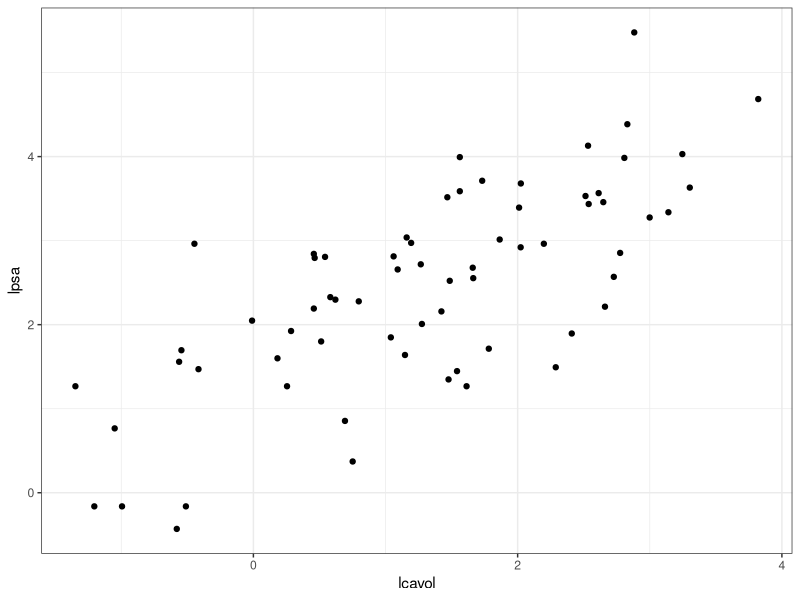
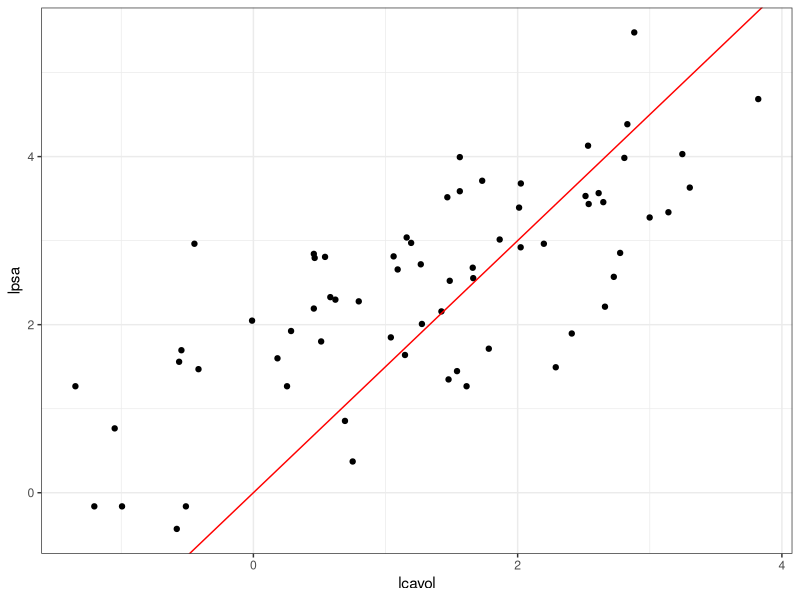
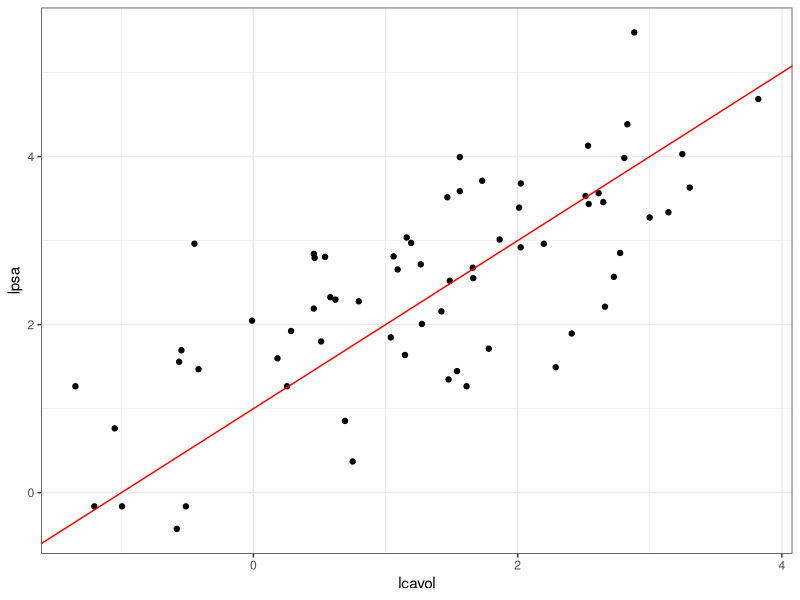
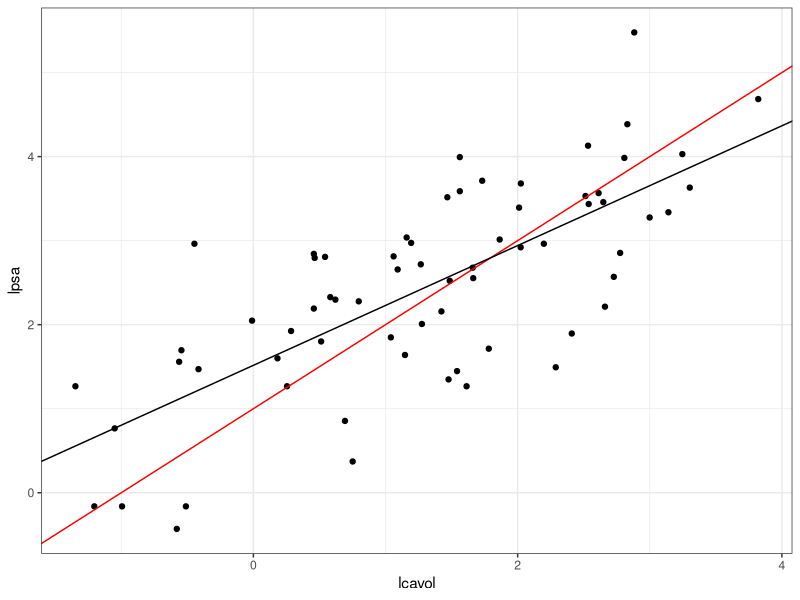
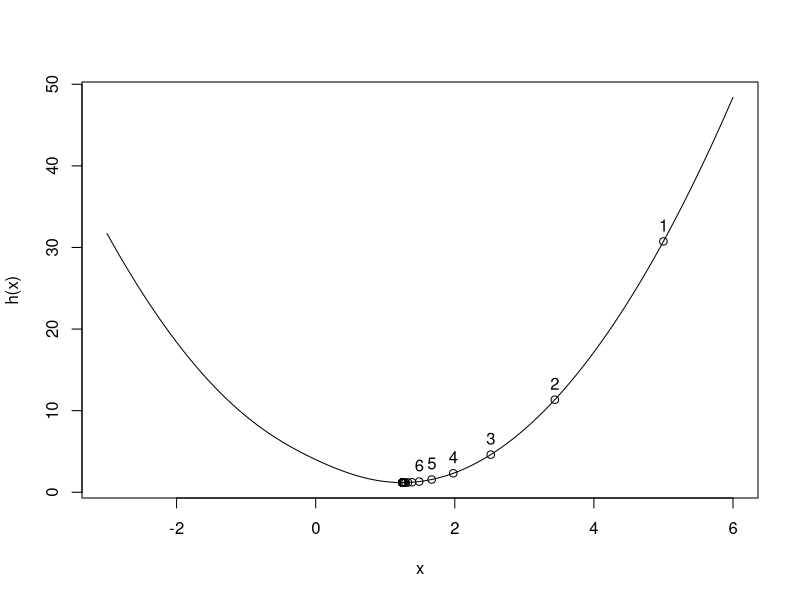
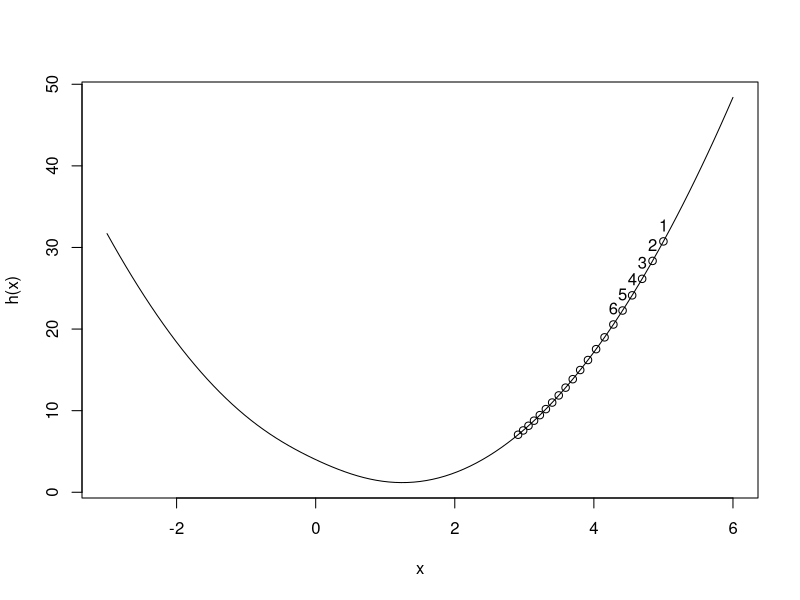
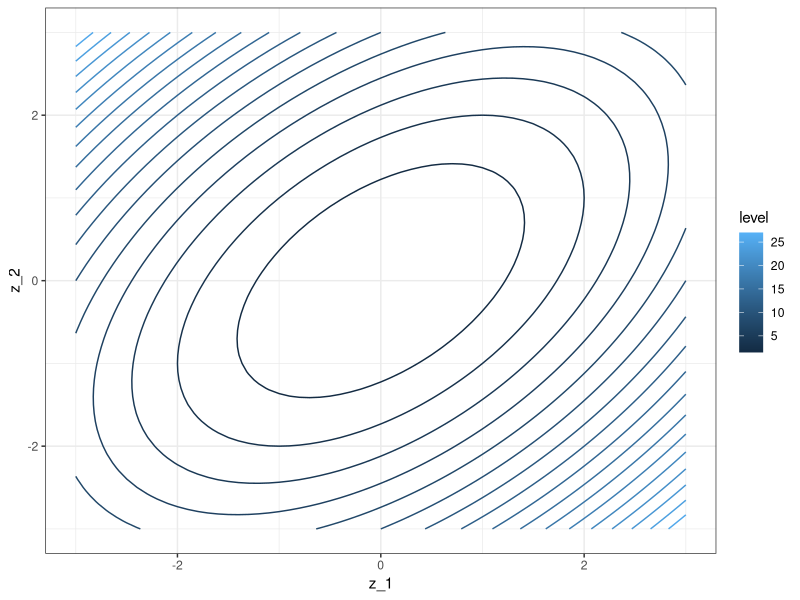
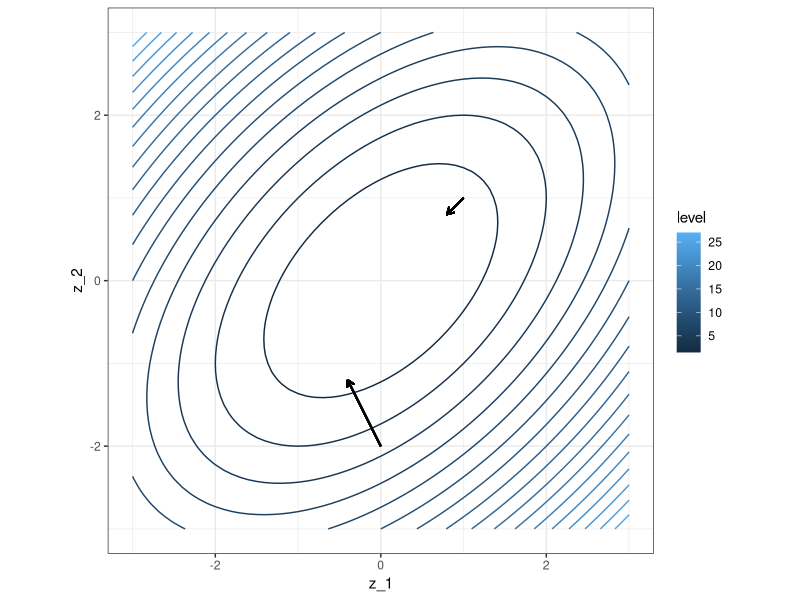

These charts were generated, in order, by the following R code:
## ---- chunk 1
library(ggplot2)
theme_set(theme_bw())
cbbPalette <- c("#000000", "#E69F00", "#56B4E9", "#009E73", "#F0E442", "#0072B2", "#D55E00", "#CC79A7")
## ---- chunk 2
library(readr)
library(dplyr)
library(knitr)
prostata <- read_csv('datos/prostate.csv') %>% select(lcavol, lpsa, train)
kable(head(prostata), format = 'html')
prostata_entrena <- filter(prostata, train)
ggplot(prostata_entrena, aes(x = lcavol, y = lpsa)) + geom_point()
## ---- chunk 3
rss_calc <- function(datos){
  y <- datos$lpsa
  x <- datos$lcavol
  fun_out <- function(beta){
    y_hat <- beta[1] + beta[2]*x
    e <- (y - y_hat)
    rss <- sum(e^2)
    rss
  }
  fun_out
}
## ---- chunk 4
rss <- rss_calc(prostata_entrena)
## ---- chunk 5
beta <- c(0,1.5)
rss(beta)
## ---- chunk 6
ggplot(prostata_entrena, aes(x = lcavol, y = lpsa)) + geom_point() +
  geom_abline(slope = beta[2], intercept = beta[1], col ='red')
## ---- chunk 7
beta <- c(1,1)
rss(beta)
ggplot(prostata_entrena, aes(x = lcavol, y = lpsa)) + geom_point() +
  geom_abline(slope = beta[2], intercept = beta[1], col ='red')
## ---- chunk 8
res_opt <- optim(c(0,0), rss, method = 'BFGS')
beta_hat <- res_opt$par
beta_hat
res_opt$convergence
## ---- chunk 9
ggplot(prostata_entrena, aes(x = lcavol, y = lpsa)) + geom_point() +
  geom_abline(slope = 1, intercept = 1, col ='red') +
  geom_abline(slope = beta_hat[2], intercept = beta_hat[1]) 
  
## ---- chunk 10
 h <- function(x) {
x^2 + (x - 2)^2 - log(x^2 + 1)
 }
## ---- chunk 11
 h_deriv <- function(x) {
  2 * x + 2 * (x - 2) - 2*x/(x^2 + 1)
 }
## ---- chunk 12
z_0 <- 5
eta <- 0.4
descenso <- function(h, h_deriv){
  fun <- function(n, z_0, eta){
    z <- matrix(0,n, length(z_0))
    z[1, ] <- z_0
    for(i in 1:(n-1)){
      z[i+1, ] <- z[i, ] - eta * h_deriv(z[i, ])
    }
    z
  }
  fun
}
descenso_fun <- descenso(h, h_deriv) 
z <- descenso_fun(20, 5, 0.1)
z
## ---- chunk 13
curve(h, -3, 6)
points(z[,1], h(z))
text(z[1:6], h(z[1:6]), pos = 3)
## ---- chunk 14
z <- descenso_fun(20, 5, 0.01)
curve(h, -3, 6)
points(z, h(z))
text(z[1:6], h(z[1:6]), pos = 3)
## ---- chunk 15
z <- descenso_fun(20, 5, 1.5)
z
## ---- chunk 16
h <- function(z) {
  z[1]^2 + z[2]^2 - z[1] * z[2]
}
h_gr <- function(z_1,z_2) apply(cbind(z_1, z_2), 1, h)
grid_graf <- expand.grid(z_1 = seq(-3, 3, 0.1), z_2 = seq(-3, 3, 0.1))
grid_graf <- grid_graf %>%  mutate( val = apply(cbind(z_1,z_2), 1, h))
gr_contour <- ggplot(grid_graf, aes(x = z_1, y = z_2, z = val)) + 
  geom_contour(binwidth = 1.5, aes(colour = ..level..))
gr_contour
## ---- chunk 17
h_grad <- function(z){
  c(2*z[1] - z[2], 2*z[2] - z[1])
}
## ---- chunk 18
grad_1 <- h_grad(c(0,-2))
grad_2 <- h_grad(c(1,1))
eta <- 0.2
#library(grid)
gr_contour +
  geom_segment(aes(x=0.0, xend=0.0-eta*grad_1[1], y=-2,
     yend=-2-eta*grad_1[2]),
    arrow = arrow(length = unit(0.2,"cm")))+ 
  geom_segment(aes(x=1, xend=1-eta*grad_2[1], y=1,
     yend=1-eta*grad_2[2]),
    arrow = arrow(length = unit(0.2,"cm")))+ coord_fixed(ratio = 1)
## ---- chunk 19
des_h <- descenso(h, h_grad)
des_h(20, c(1,1), 0.1)
 ggplot(data= grid_graf) + 
  geom_contour(binwidth = 1.5, aes(x = z_1, y = z_2, z = val, colour = ..level..)) + 
   geom_point(data = data.frame(des_h(20, c(3,1), 0.3)), aes(x=X1, y=X2), colour = 'red')
